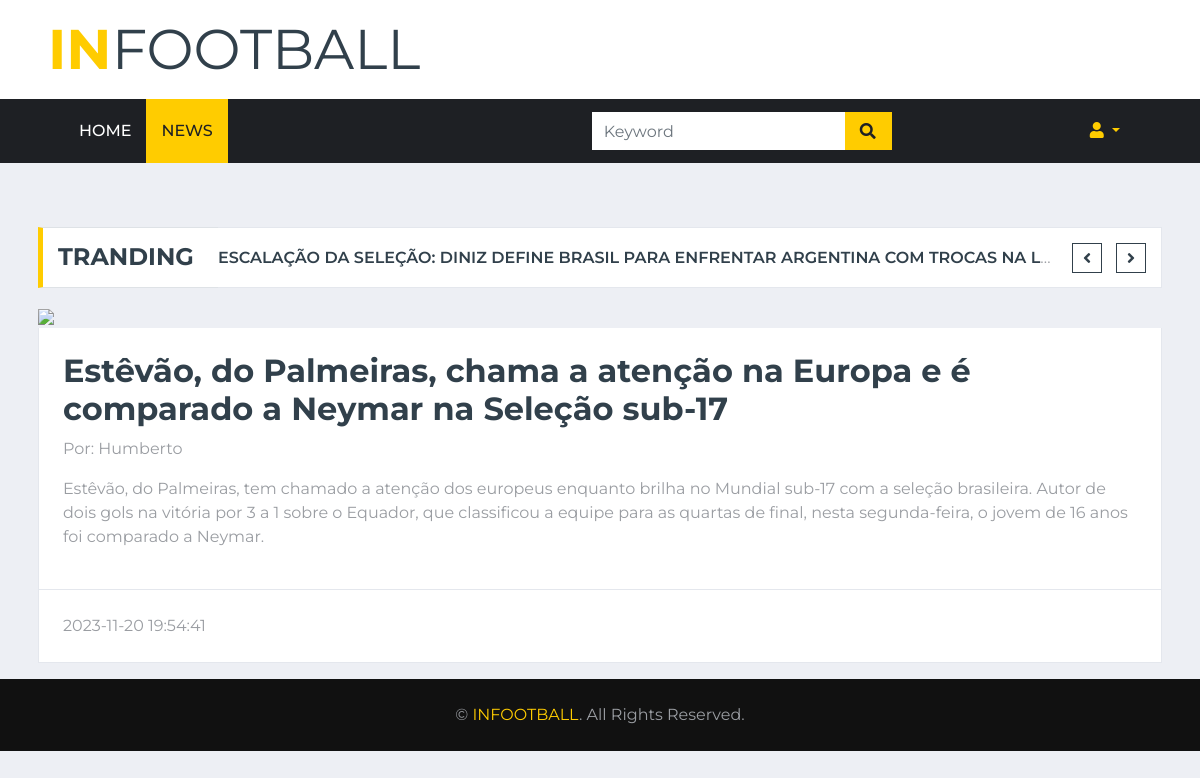
/INFO/single.php?id=5, run on the app's committed database.
### tables this page shows
CREATE TABLE `noticias` (
  `id` int(11) NOT NULL,
  `autor` varchar(255) NOT NULL,
  `descricao` varchar(255) NOT NULL,
  `titulo` varchar(255) NOT NULL,
  `categoria` varchar(255) NOT NULL,
  `texto` text NOT NULL,
  `imagem` varchar(255) DEFAULT NULL,
  `data_publicacao` timestamp NOT NULL DEFAULT current_timestamp()
);

### INFO/PHP/get_noticias.php (called while the page is built, shortened)
<?php
function obterDetalhesNoticia($conn, $id) {
    $sql = "SELECT * FROM noticias WHERE id = $id";
    $result = $conn->query($sql);
    return ($result->num_rows > 0) ? $result->fetch_assoc() : null;
}
?>

### INFO/single.php (the view, shortened to what this page needs)
<!DOCTYPE html>
<html lang="en">
<head>
    <link href="https://cdnjs.cloudflare.com/ajax/libs/font-awesome/5.15.0/css/all.min.css" rel="stylesheet">
    <link href="lib/owlcarousel/assets/owl.carousel.min.css" rel="stylesheet">
    <link href="css/style.css" rel="stylesheet">
</head>
<body>
    <?php include './PHP/db.php'; ?>
    <?php include './PHP/get_noticias.php'; ?>
    <div class="row align-items-center bg-white py-3 px-lg-5">
        <div class="col-lg-4">
            <a href="index.html" class="navbar-brand p-0 d-none d-lg-block">
                <h1 class="m-0 display-4 text-uppercase text-primary">IN<span class="text-secondary font-weight-normal">FOOTBALL</span></h1>
            </a>
        </div>
    </div>
    <div class="container-fluid p-0">
        <nav class="navbar navbar-expand-lg bg-dark navbar-dark py-2 py-lg-0 px-lg-5">
            <div class="collapse navbar-collapse justify-content-between px-0 px-lg-3" id="navbarCollapse">
                <div class="navbar-nav mr-auto py-0">
                    <a href="index.php" class="nav-item nav-link">Home</a>
                    <a href="single.php" class="nav-item nav-link active">News</a>
                </div>
                <div class="input-group ml-auto d-none d-lg-flex" style="width: 100%; max-width: 300px;">
                    <input type="text" class="form-control border-0" placeholder="Keyword">
                    <div class="input-group-append">
                        <button class="input-group-text bg-primary text-dark border-0 px-3"><i class="fa fa-search"></i></button>
                    </div>
                </div>
                <div class="nav-item dropdown ml-auto">
                    <a href="#" class="nav-link dropdown-toggle" data-toggle="dropdown">
                        <i class="fa fa-user"></i>
                    </a>
                </div>
            </div>
        </nav>
    </div>
    <div class="container-fluid mt-5 mb-3 pt-3">
        <div class="container">
            <div class="row align-items-center">
                <div class="col-12">
                    <div class="d-flex justify-content-between">
                        <div class="section-title border-right-0 mb-0" style="width: 180px;">
                            <h4 class="m-0 text-uppercase font-weight-bold">Tranding</h4>
                        </div>
                        <div class="owl-carousel tranding-carousel position-relative d-inline-flex align-items-center bg-white border border-left-0" style="width: calc(100% - 180px); padding-right: 100px;">
                            <div class="text-truncate"><a class="text-secondary text-uppercase font-weight-semi-bold" href="">Escalação da Seleção: Diniz define Brasil para enfrentar Argentina com trocas na lateral e no ataque</a></div>
                        </div>
                    </div>
                </div>
            </div>
        </div>
    </div>
<div class="container-fluid">
    <div class="container">
        <div class="row">
            <div class="col-lg-12">
                <div class="position-relative mb-3">
                    <img class="img-fluid w-100" src="caminho/para/as/imagens/<?php echo $noticia['imagem']; ?>" style="object-fit: cover;">
                    <div class="bg-white border border-top-0 p-4" id="noticiaDetails">
                        <?php
                        if (isset($_GET['id'])) {
                            $noticiaId = $_GET['id'];
                            $noticia = obterDetalhesNoticia($conn, $noticiaId);
                            if ($noticia) {
                                echo "<h2>" . $noticia['titulo'] . "</h2>";
                                echo "<p>Por: " . $noticia['autor'] . "</p>";
                                echo "<p>" . $noticia['texto'] . "</p>";
                            } else {
                                echo "<p>Nenhuma notícia encontrada.</p>";
                            }
                        } else {
                            echo "<p>Nenhuma notícia selecionada.</p>";
                        }
                        ?>
                    </div>
                    <div class="d-flex justify-content-between bg-white border border-top-0 p-4">
                        <div class="d-flex align-items-center">
                            <span id="author"><?php echo isset($noticia['data_publicacao']) ? $noticia['data_publicacao'] : ''; ?></span>
                        </div>
                    </div>
                </div>
            </div>
        </div>
    </div>
</div>
    <div class="container-fluid py-4 px-sm-3 px-md-5" style="background: #111111;">
        <p class="m-0 text-center">&copy; <a href="#">INFOOTBALL</a>. All Rights Reserved.
        </p>
    </div>
</body>
</html>

### data on the page
noticias: titulo "Estêvão, do Palmeiras, chama a atenção na Europa e é comparado a Neymar na Seleção sub-17", autor "Humberto", texto "Estêvão, do Palmeiras, tem chamado a atenção dos europeus enquanto brilha no Mundial sub-17 com a seleção brasileira. Autor de dois gols na vitória por 3 a 1 sobre o Equador, que classificou a equipe para as quartas de final, nesta segunda-feira, o jovem de 16 anos foi comparado a Neymar.", data_publicacao "2023-11-20 19:54:41"
